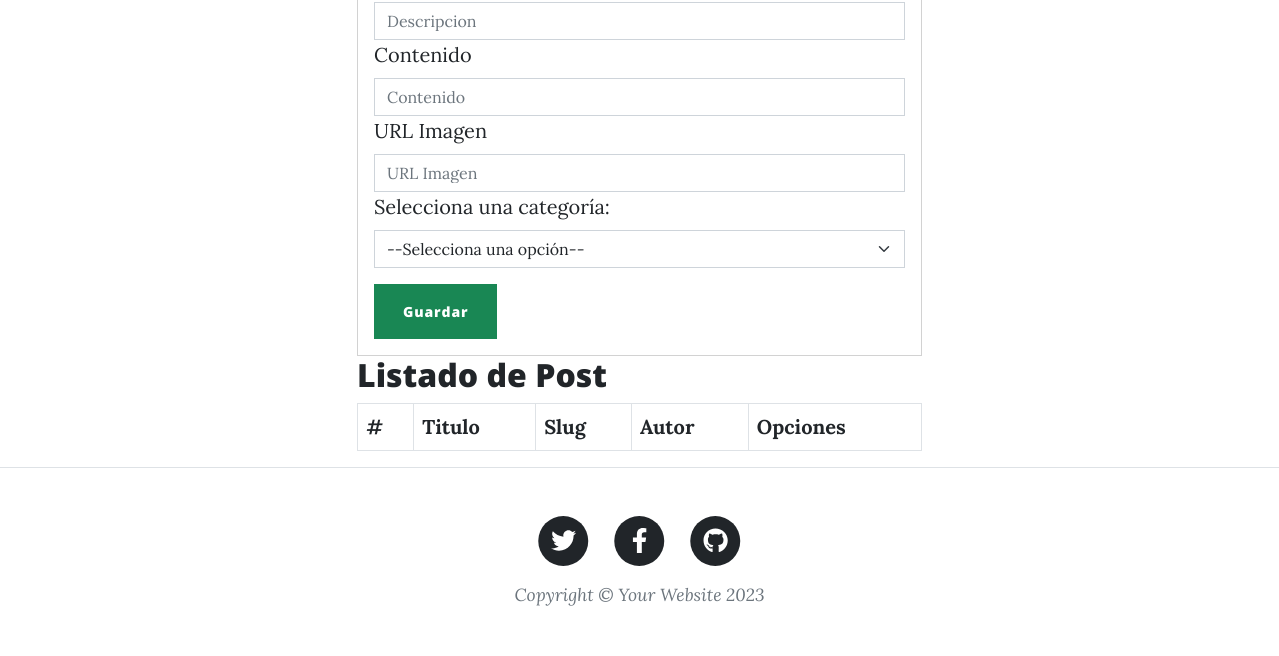
The page /Posts/ (signed in, lower part) on the database as committed earlier.
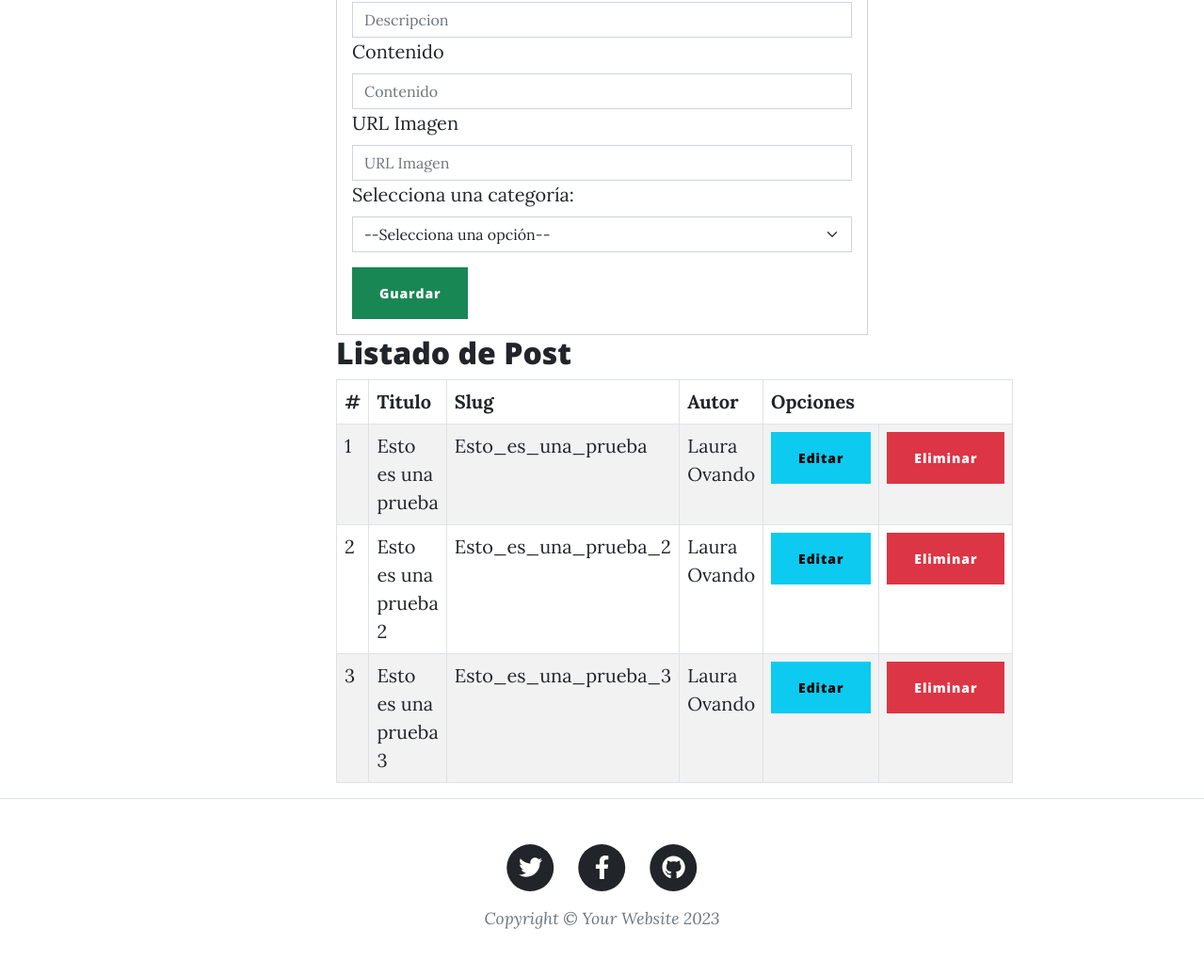
The same page on the database as committed later.
### GestionDeBlog/models.py (models this page shows, shortened)
class Post(models.Model):
    id = models.AutoField(primary_key=True)
    titulo = models.CharField('Titulo', max_length=150, blank=False, null=False)
    slug = models.CharField('Slug', max_length=100, blank=False, null=False)
    descripcion = models.CharField('Descripcion', max_length=255, blank=False, null=False)
    contenido = RichTextField()
    imagen = models.URLField(max_length=255, blank=False, null=False)
    autor = models.ForeignKey(Usuario, on_delete=models.CASCADE)
    categoria = models.ForeignKey(Categoria, on_delete=models.CASCADE)
    estado = models.BooleanField('Publicado / No Publicado', default=True)
    fecha_creacion = models.DateField('Fecha de Creacion', auto_now=False, auto_now_add=True)
    class Meta:
        verbose_name = 'Post'
        verbose_name_plural = 'Posts'

class Usuario(AbstractUser):
    REQUIRED_FIELDS = ['first_name', 'last_name', 'email']
    def __str__(self):
        return f'{self.first_name} {self.last_name}'

### GestionDeBlog/views.py (the view)
# urls.py: path('Posts/', views.posts, name="posts"),
def posts(request):
    if request.user.is_superuser:
        postslistados = Post.objects.all()
    elif request.user.is_authenticated:
        postslistados = Post.objects.filter(autor=request.user)
    categoriaslistadas = Categoria.objects.all()
    return render(request, 'posts.html', {"postslistados" : postslistados, "categoriaslistadas" : categoriaslistadas})

### GestionDeBlog/templates/posts.html (shortened to what this page needs)
{% extends 'index.html' %}
{% load static %}
{% block contenido %}
    <div class="container">
        <div class="register">
            <div class="card">
                <div class="card-body">
                    <form action="/registrarpost/" method="POST">{% csrf_token %}
                        <div class="card-item">
                            <input type="text" id="txtDescripcion" name="txtDescripcion" class="form-control" placeholder="Descripcion">
                        </div>
                        <div class="card-item">
                            <label for="exampleFormControlInput1" class="form-label">Contenido</label>
                            <input type="text" id="txtContenido" name="txtContenido" class="form-control" placeholder="Contenido">
                        </div>
                        <div class="card-item">
                            <label for="exampleFormControlInput1" class="form-label">URL Imagen</label>
                            <input type="text" id="txtImagen" name="txtImagen" class="form-control" placeholder="URL Imagen">
                        </div>
                            <div class="mb-3">
                                <label for="categorias" class="form-label">Selecciona una categoría:</label>
                                <select id="categorias" name="categoria" class="form-select">
                                    <option value="">--Selecciona una opción--</option>
                                </select>
                            </div>
                        <div class="card-item">
                            <button type="submit" class="btn btn-success btn-block text-white"> Guardar </button>
                        </div>
                    </form>
                </div>
            </div>
        </div>
        <div class="list">
            <h2> Listado de Post </h2>
            <div class="list-content">
                <table class="table table-striped table-bordered">
                    <thead class="thead-dark">
                        <tr>
                            <th> # </th>
                            <th> Titulo </th>
                            <th> Slug </th>
                            <th> Autor </th>
                            <th colspan="2"> Opciones </th>
                        </tr>
                    </thead>
                    <tbody>
                        {% for p in postslistados %}
                            <tr class="tr-tbody">
                                <td> {{forloop.counter}} </td>
                                <td> {{p.titulo}} </td>
                                <td> {{p.slug}} </td>
                                <td> {{p.autor}} </td>
                                <td><a href="edicionpost/{{ p.id }}"> <button class="btn btn-info"> Editar </button> </a></td>
                                <td><a href="eliminarpost/{{ p.id }}"> <button class="btn btn-danger btnEliminar"> Eliminar </button> </a></td>
                            </tr>
                        {% endfor %}
                    </tbody>
                </table>
            </div>
        </div>
    </div>
{% endblock contenido %}

Rows that differ between the two databases and show on the page:
added Post: titulo "Esto es una prueba", slug "Esto_es_una_prueba", autor "Laura Ovando"
added Post: titulo "Esto es una prueba 2", slug "Esto_es_una_prueba_2", autor "Laura Ovando"
added Post: titulo "Esto es una prueba 3", slug "Esto_es_una_prueba_3", autor "Laura Ovando"
